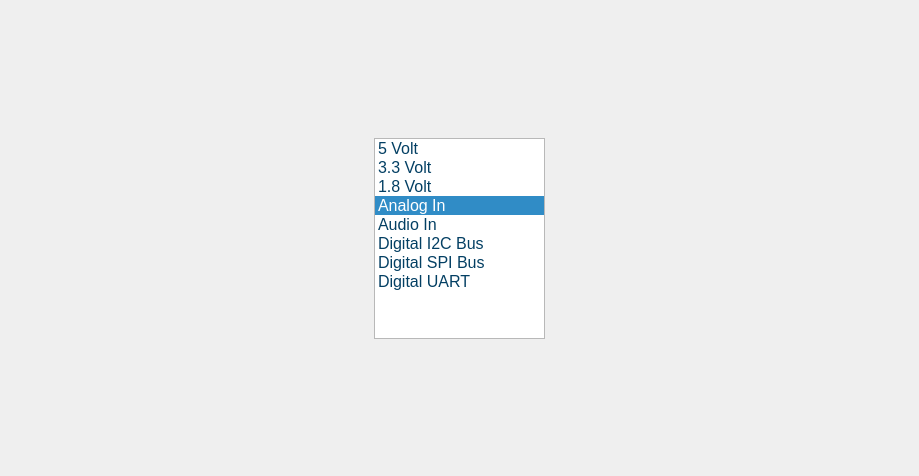
<?xml version="1.0" encoding="UTF-8"?>
<ui version="4.0">
 <class>input_widget</class>
 <widget class="QWidget" name="input_widget">
  <property name="geometry">
   <rect>
    <x>0</x>
    <y>0</y>
    <width>919</width>
    <height>476</height>
   </rect>
  </property>
  <property name="minimumSize">
   <size>
    <width>919</width>
    <height>476</height>
   </size>
  </property>
  <property name="maximumSize">
   <size>
    <width>919</width>
    <height>476</height>
   </size>
  </property>
  <property name="windowTitle">
   <string>Form</string>
  </property>
  <property name="styleSheet">
   <string notr="true">QWidget {
	font-family: &quot;Segoe UI&quot;;
	font-size: 16px;
	color: #033f63;
}
</string>
  </property>
  <widget class="QListWidget" name="input_list">
   <property name="geometry">
    <rect>
     <x>374</x>
     <y>138</y>
     <width>171</width>
     <height>201</height>
    </rect>
   </property>
   <property name="tabKeyNavigation">
    <bool>true</bool>
   </property>
   <property name="modelColumn">
    <number>0</number>
   </property>
   <property name="uniformItemSizes">
    <bool>false</bool>
   </property>
   <property name="currentRow">
    <number>3</number>
   </property>
   <item>
    <property name="text">
     <string>5 Volt</string>
    </property>
   </item>
   <item>
    <property name="text">
     <string>3.3 Volt</string>
    </property>
   </item>
   <item>
    <property name="text">
     <string>1.8 Volt</string>
    </property>
   </item>
   <item>
    <property name="text">
     <string>Analog In</string>
    </property>
   </item>
   <item>
    <property name="text">
     <string>Audio In</string>
    </property>
   </item>
   <item>
    <property name="text">
     <string>Digital I2C Bus</string>
    </property>
   </item>
   <item>
    <property name="text">
     <string>Digital SPI Bus</string>
    </property>
   </item>
   <item>
    <property name="text">
     <string>Digital UART</string>
    </property>
   </item>
  </widget>
 </widget>
 <resources/>
 <connections/>
</ui>
